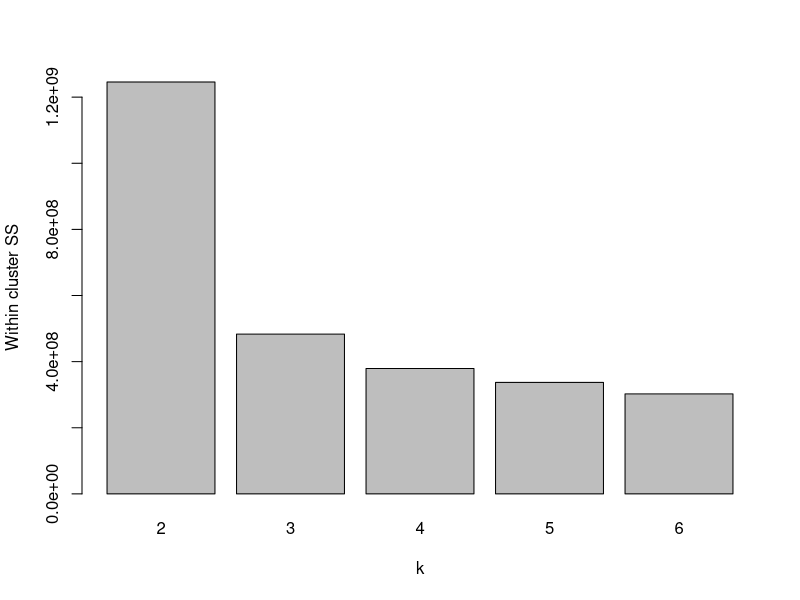
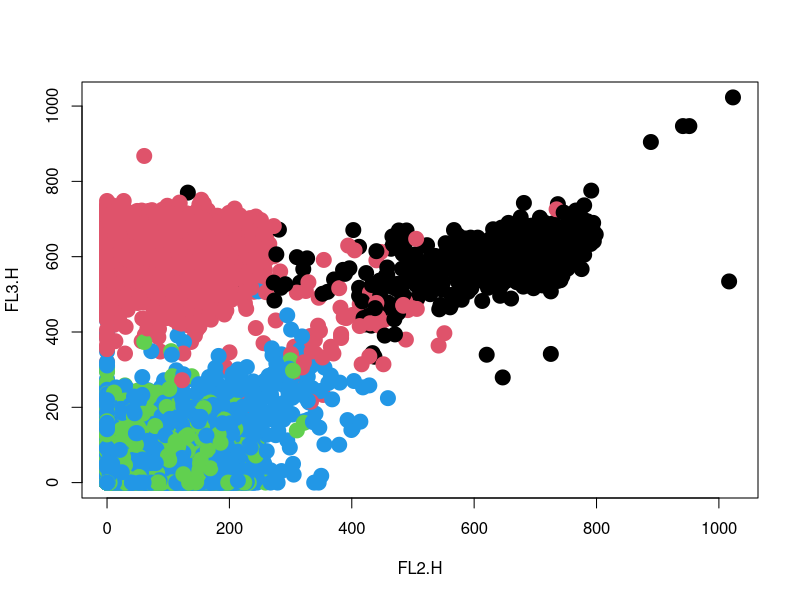
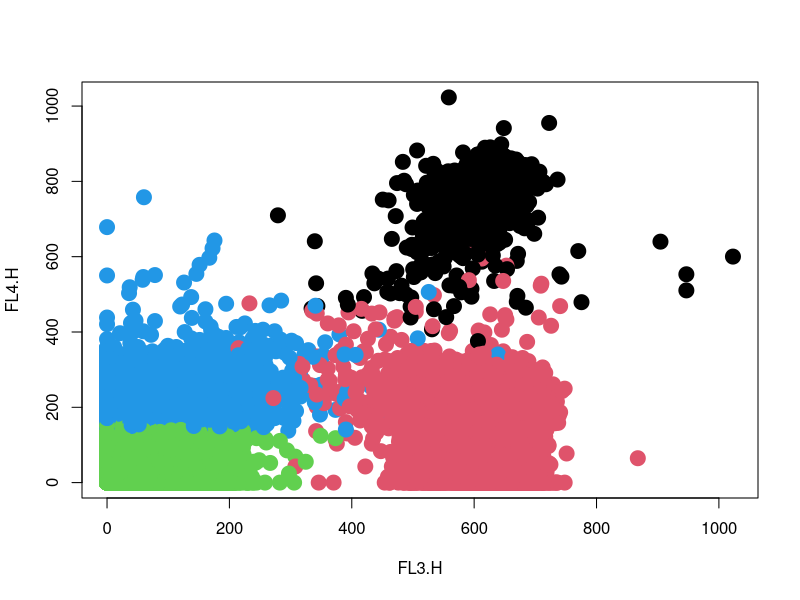

Reproduce these figures in R, in order.
data <- read.csv("facs.csv")


set.seed(1) 

k_clusters1 <- list()

for (k in 2:6){
  
  k_clusters1[[k]] <- kmeans(data, k, nstart = 50)
  
}


# Collect Within cluster sum of squares for all clsutering

wcss1 <- rep(0,5)

for (k in 2:6){
  wcss1[k-1] <- k_clusters1[[k]]$tot.withinss
}


# Create a barplot for WCSS

barplot(wcss1, names = seq(2,6), xlab = "k", 
        ylab = " Within cluster SS")


#take k=4




plot(data[,2:3], col = k_clusters1[[4]]$cluster,pch = 20, cex = 3)
plot(data[,3:4], col = k_clusters1[[4]]$cluster,pch = 20, cex = 3)

